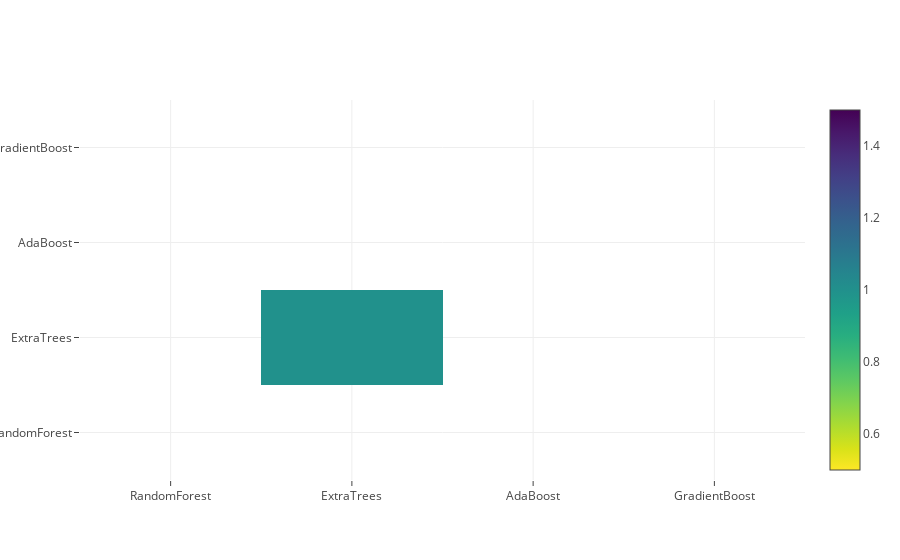

The code cell stored with this chart in its notebook:
### Code cell
configure_plotly_browser_state()
py.init_notebook_mode(connected=True)

data = [go.Heatmap(z= base_predictions_train.astype(float).corr().values,
                  x = base_predictions_train.columns.values,
                  y = base_predictions_train.columns.values,
                  colorscale = 'Viridis',
                  showscale = True,
                  reversescale = True)]

py.iplot(data, filename = 'labelled-heatmap')

### Figure 1 — Plotly figure (JSON) as saved in the notebook; plotly's stock layout.template omitted (floating-point values rounded to 4 significant figures)
{"data": [{"uid": "e77bd6c7-570b-48ab-a675-79f7ce7e7456", "colorscale": "Viridis", "reversescale": true, "showscale": true, "y": ["RandomForest", "ExtraTrees", "AdaBoost", "GradientBoost"], "x": ["RandomForest", "ExtraTrees", "AdaBoost", "GradientBoost"], "z": [[null, null, null, null], [null, 1, null, null], [null, null, null, null], [null, null, null, null]], "type": "heatmap"}], "layout": {}}
